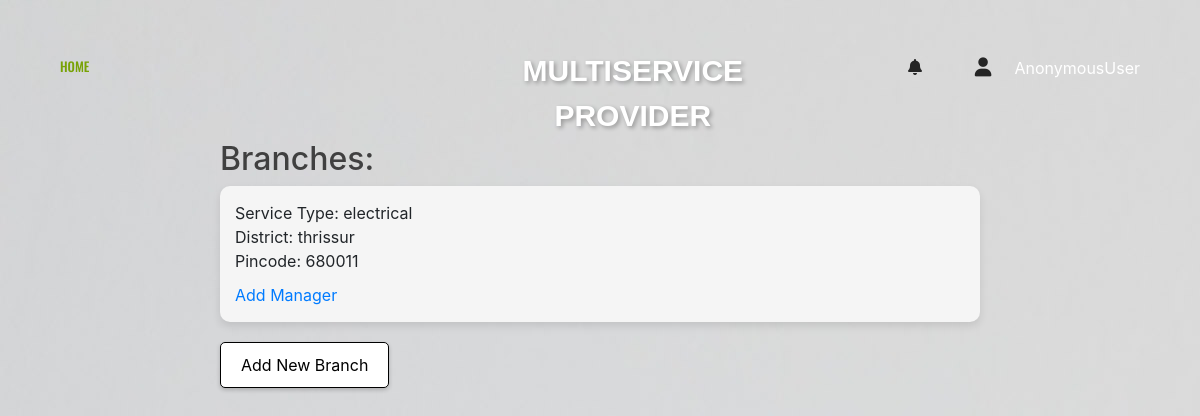
/branch_page/14/, run on the app's committed database.
### app1/models.py (models this page shows)
class Branch(models.Model):
    branchid = models.AutoField(primary_key=True)
    providerid = models.ForeignKey(ServiceProvider, on_delete=models.CASCADE)
    providername = models.CharField(max_length=100)
    service_type = models.ForeignKey(ServiceTypes, on_delete=models.CASCADE)
    district = models.CharField(max_length=100)
    pincode = models.IntegerField()
    status = models.CharField(max_length=10, default='inactive')

class ServiceTypes(models.Model):
    service_id = models.AutoField(primary_key=True)
    service_type = models.CharField(max_length=100, unique=True)
    description = models.TextField(blank=True, null=True)
    number_of_providers = models.IntegerField(default=0)

### app1/views.py (the view)
# urls.py: path('branch_page/<int:provider_id>/', views.branch_page, name='branch_page'),
def branch_page(request, provider_id):
    user_id = provider_id  # Rename the variable for clarity
    provider = get_object_or_404(ServiceProvider, user=user_id)
    inactive_branches = Branch.objects.filter(providerid=provider, status='inactive')
    return render(request, 'branch.html', {'provider': provider, 'inactive_branches': inactive_branches})

### app1/templates/branch.html (shortened to what this page needs)
{% load static %}
<!doctype html>
<html class="no-js" lang="en">
<head>
        <link rel="stylesheet" href="{% static 'userassets/css/bootstrap.min.css' %}">
        <link rel="stylesheet" href="{% static 'userassets/css/font-awesome.min.css' %}">
        <link rel="stylesheet" href="{% static 'userassets/css/ie7.css' %}">
        <link rel="stylesheet" href="{% static 'userassets/css/plugins.css' %}">
        <link rel="stylesheet" href="{% static 'userassets/css/style.css' %}">
        <link rel="stylesheet" href="https://stackpath.bootstrapcdn.com/bootstrap/4.5.2/css/bootstrap.min.css">
    </head>
    <link rel="stylesheet" href="https://cdnjs.cloudflare.com/ajax/libs/font-awesome/6.0.0/css/all.min.css" />
    <body style="background-image: url('{% static 'userassets/img/bg/bg.jpg' %}')">
        <header class="header-area header-sticky">
            <div class="header-container">
                <div class="row">
                    <div class="col-lg-5 display-none-md display-none-xs">
                        <div class="ht-main-menu">
                            <nav>
                                <ul>
                                    <li class="active"><a href="providerpage">HOME </a>
                                    </li>
                                </ul>
                            </nav>
                        </div>
                    </div>
                    <div class="col-lg-2 col-sm-4">
                        <div class="logo text-center">
                            <a href="providerpage" class="logo-text">MULTISERVICE <span class="provider-text" style="padding-top: 30px;">PROVIDER</span></a>
                        </div>
                    </div>
                    <div class="col-lg-5 col-sm-8">
                        <div class="header-content d-flex justify-content-end">
                            <div class="search-wrapper">
                                <a href="#"><span class="icon icon-Search"></span></a>
                            </div>
                            <div class="settings-wrapper">
                                <a href="#"><i class="fas fa-bell"></i></a>
                            </div>
                            <div class="cart-wrapper">
                                <a href="#"><i class="fas fa-user"></i></a>
                                <span style="color: white;">{{request.user}}</span>
                            </div>
                        </div>
                    </div>
                </div>
            </div>
        </header>
                <div class="ht-single-slide">
                    <div class="branches-list">
                        <h2>Branches:</h2>
                        {% for branch in inactive_branches %}
                            <div class="branch-block">
                                <div class="branch-content">
                                    <p>Service Type: {{ branch.service_type.service_type }}</p>
                                    <p>District: {{ branch.district }}</p>
                                    <p>Pincode: {{ branch.pincode }}</p>
                                    <a href="{% url 'manager_registration' branch_id=branch.branchid provider_id=branch.providerid.providerid %}">Add Manager</a>
                                </div>
                            </div>
                        {% endfor %}
                        <a href="{% url 'add_branch_page' provider_id=provider.providerid %}" class="button-style">Add New Branch</a>
                    </div>
                </div>
    </body>
</html>

### static/userassets/css/ie7.css (style rules this page uses)
.icon { font-family: 'Stroke-Gap-Icons'; speak: none; font-style: normal; font-weight: normal; font-variant: normal; text-transform: none; line-height: 1; -webkit-font-smoothing: antialiased; -moz-osx-font-smoothing: grayscale; }
.icon-Search:before { content: "\e6a4"; }

### app1/templates/branch.html (style rules this page uses)
a.logo-text { font-family: Arial, sans-serif; font-size: 30px; font-weight: bold; text-decoration: none; color: white; text-shadow: 2px 2px 4px rgba(0, 0, 0, 0.3); margin-bottom: 35px; }
span.provider-text { padding-top: 30px !important; }
.branches-list { max-width: 800px; margin: 0 auto; position: relative; top: 80%; padding: 20px; }
.branch-block { margin-bottom: 20px; border-radius: 10px; overflow: hidden; box-shadow: 0 4px 8px rgba(0, 0, 0, 0.1); background-color: #f5f5f5; }
.branch-content { padding: 15px; }
.branch-block p { margin: 0; }
.ht-single-slide { position: relative; top: 15%; }
.branch-block a { display: block; margin-top: 10px; color: #007bff; text-decoration: none; }
.button-style { display: inline-block; padding: 10px 20px; background-color: white; color: black; text-decoration: none; border: 1px solid black; border-radius: 5px; box-shadow: 0 2px 4px rgba(0, 0, 0, 0.2); transition: background-color 0.3s, color 0.3s, box-shadow 0.3s; }

### data on the page
Branch: service_type.service_type "electrical", district "thrissur", pincode "680011"

### other printed values
{{ request.user }} "AnonymousUser"
